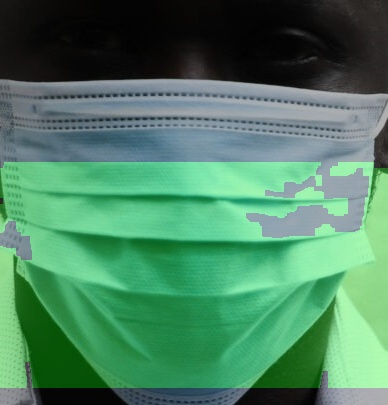
#> input picture segmentation/results/region_segmentation/overlays/000000.jpg, 388 x 405 px
$ python -i traditional_segmentation.py   (imports and definitions only)
#> lines starting #> are read from the running program, lines starting #| are printed output that depends on the picture; after the words box and inside, x2 and y2 are one past the last pixel; in counts of white or black regions, pixels touching at a corner belong together
import cv2
import numpy as np
import pandas as pd
import os
from sklearn.metrics import precision_score, recall_score, f1_score
import glob
import matplotlib.pyplot as plt
import sys
# Add parent directory to path
sys.path.append(os.path.dirname(os.path.dirname(os.path.abspath(__file__))))

from dataset.data_download import download_from_gdrive
from utils.variables import *

# [33 lines left out: functions load_dataset, calculate_metrics, not called in this run]

def detect_face(image):
    """
    Detect face in the image using Haar Cascade
    """
    height, width = image.shape[:2]

    face_cascade = cv2.CascadeClassifier(cv2.data.haarcascades + 'haarcascade_frontalface_default.xml')

    # Not necessary to convert to grayscale only to save time
    gray = cv2.cvtColor(image, cv2.COLOR_BGR2GRAY)

    faces = face_cascade.detectMultiScale(gray, 1.1, 4)

    if len(faces) > 0:
        return max(faces, key=lambda rect: rect[2] * rect[3])
    else:
        return (0, 0, width, int(height * 0.8))

def segment_mask_region(image):
    """
    Segment mask regions using simple region-based methods
    """
    height, width = image.shape[:2]
    mask = np.zeros((height, width), dtype=np.uint8)

    face_rect = detect_face(image)
    x, y, w, h = face_rect

    # Focus on the lower part of the face (generally where the mask is)
    mask_region_y = y + int(0.5 * h)
    mask_region_h = int(0.7 * h)      # Cover lower portion of face

    mask_region_bottom = min(height, mask_region_y + mask_region_h)

    # ROI
    roi = image[mask_region_y:mask_region_bottom, x:x+w]

    gray_roi = cv2.cvtColor(roi, cv2.COLOR_BGR2GRAY)
    hsv_roi = cv2.cvtColor(roi, cv2.COLOR_BGR2HSV)

    # Basic thresholding to extract potential mask regions
    # Edge-based approach
    blurred = cv2.GaussianBlur(gray_roi, (5, 5), 0)
    edges = cv2.Canny(blurred, 50, 150)

    # Color-based approach for common mask colors
    # Blue masks
    lower_blue = np.array([90, 50, 50])
    upper_blue = np.array([140, 255, 255])
    blue_mask = cv2.inRange(hsv_roi, lower_blue, upper_blue)

    # White masks
    lower_white = np.array([0, 0, 180])
    upper_white = np.array([180, 30, 255])
    white_mask = cv2.inRange(hsv_roi, lower_white, upper_white)

    # Black masks
    lower_black = np.array([0, 0, 0])
    upper_black = np.array([180, 255, 50])
    black_mask = cv2.inRange(hsv_roi, lower_black, upper_black)

    color_mask = cv2.bitwise_or(blue_mask, white_mask)
    color_mask = cv2.bitwise_or(color_mask, black_mask)

    combined_mask = cv2.bitwise_or(edges, color_mask)

    # Morphological operations
    kernel = np.ones((5, 5), np.uint8)
    combined_mask = cv2.morphologyEx(combined_mask, cv2.MORPH_CLOSE, kernel)
    # Remove small noise
    combined_mask = cv2.morphologyEx(combined_mask, cv2.MORPH_OPEN, kernel)

    contours, _ = cv2.findContours(combined_mask, cv2.RETR_EXTERNAL, cv2.CHAIN_APPROX_SIMPLE)

    if contours:
        min_area = 0.005 * (width * height)  # 0.5% of the total image area
        significant_contours = [cnt for cnt in contours if cv2.contourArea(cnt) > min_area]

        top_contours = sorted(significant_contours, key=cv2.contourArea, reverse=True)[:3]

        temp_mask = np.zeros_like(combined_mask)
        cv2.drawContours(temp_mask, top_contours, -1, 255, -1)
        combined_mask = temp_mask

    mask[mask_region_y:mask_region_bottom, x:x+w] = combined_mask

    return mask

# [155 lines left out: functions create_mask_overlay, create_directories, safe_image_read, find_matching_file, visualize_results, process_dataset and 1 more, not called in this run]

# [2 lines not run here, left out]

>>> import cv2
>>> picture = cv2.imread('results/region_segmentation/overlays/000000.jpg')
#> picture is the input picture: shape (405, 388, 3); mean B, G, R 98.9, 130.4, 75.8
>>> result = segment_mask_region(picture)
#> in detect_face, `gray = cv2.cvtColor(image, cv2.COLOR_BGR2GRAY)`:
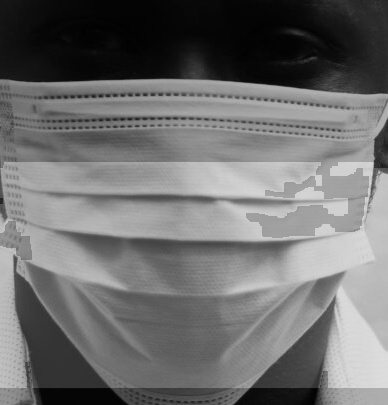
#> gray: shape (405, 388); min 0, max 222, mean 110.5
#> in detect_face, `faces = face_cascade.detectMultiScale(gray, 1.1, 4)`: faces = ()
#> in segment_mask_region, `face_rect = detect_face(image)`: face_rect = (0, 0, 388, 324)
#> in segment_mask_region, `x, y, w, h = face_rect`: x = 0; w = 388; h = 324
#> in segment_mask_region, `mask_region_y = y + int(0.5 * h)`: mask_region_y = 162
#> in segment_mask_region, `mask_region_h = int(0.7 * h)`: mask_region_h = 226
#> in segment_mask_region, `mask_region_bottom = min(height, mask_region_y + mask_region_h)`: mask_region_bottom = 388
#> in segment_mask_region, `roi = image[mask_region_y:mask_region_bottom, x:x+w]`:
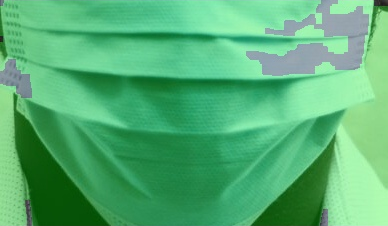
#> roi: shape (226, 388, 3); mean B, G, R 117, 176.9, 85.1
#> in segment_mask_region, `gray_roi = cv2.cvtColor(roi, cv2.COLOR_BGR2GRAY)`:
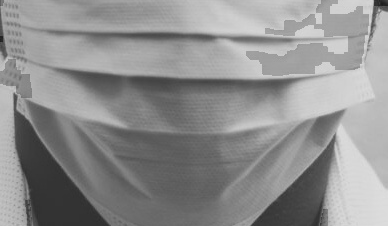
#> gray_roi: shape (226, 388); min 29, max 222, mean 142.6
#> in segment_mask_region, `hsv_roi = cv2.cvtColor(roi, cv2.COLOR_BGR2HSV)`: hsv_roi: shape (226, 388, 3); mean H, S, V 71.1, 142, 177.4
#> in segment_mask_region, `edges = cv2.Canny(blurred, 50, 150)`:
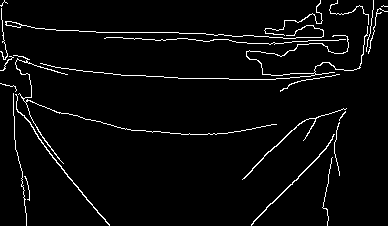
#> edges: shape (226, 388); 3.7% white in thin lines or dots
#> in segment_mask_region, `blue_mask = cv2.inRange(hsv_roi, lower_blue, upper_blue)`:
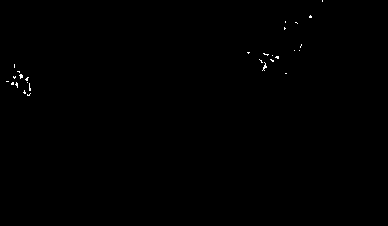
#> blue_mask: shape (226, 388); 0.18% white in thin lines or dots, all inside (x1, y1, x2, y2) = (6, 0, 323, 96)
#> in segment_mask_region, `white_mask = cv2.inRange(hsv_roi, lower_white, upper_white)`: white_mask: shape (226, 388); every value is 0
#> in segment_mask_region, `black_mask = cv2.inRange(hsv_roi, lower_black, upper_black)`:
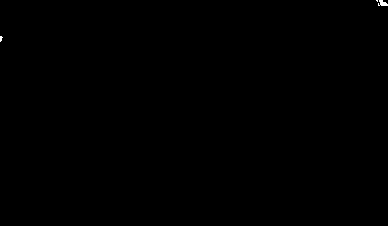
#> black_mask: shape (226, 388); 0.06% white; 3 white regions (2 under 20 px), largest, box (x1, y1, x2, y2) and area: (378, 0, 388, 6) 40
#> in segment_mask_region, `color_mask = cv2.bitwise_or(color_mask, black_mask)`: color_mask: shape (226, 388); 0.25% white in thin lines or dots, all inside (x1, y1, x2, y2) = (0, 0, 388, 96)
#> in segment_mask_region, `combined_mask = cv2.bitwise_or(edges, color_mask)`: combined_mask: shape (226, 388); 3.9% white in thin lines or dots
#> in segment_mask_region, `combined_mask = cv2.morphologyEx(combined_mask, cv2.MORPH_CLOSE, kernel)`: combined_mask: shape (226, 388); 6.6% white; 2 white regions, box (x1, y1, x2, y2) and area: (0, 0, 388, 226) 5163, (242, 108, 347, 226) 597
#> in segment_mask_region, `combined_mask = cv2.morphologyEx(combined_mask, cv2.MORPH_OPEN, kernel)`:
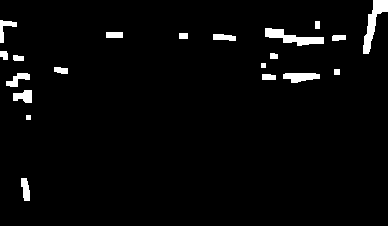
#> combined_mask: shape (226, 388); 3.1% white; 20 white regions
#> in segment_mask_region, `contours, _ = cv2.findContours(combined_mask, cv2.RETR_EXTERNAL, cv2.C..`: contours = 20 contours, 2 with area under 20; largest, box (x1, y1, x2, y2) and area: (363, 0, 388, 54) 445, (265, 28, 324, 46) 410, (283, 73, 320, 83) 228, (13, 90, 32, 103) 152, (6, 73, 30, 87) 136
#> in segment_mask_region, `significant_contours = [cnt for cnt in contours if cv2.contourArea(cnt..`: significant_contours = []
#> in segment_mask_region, `mask[mask_region_y:mask_region_bottom, x:x+w] = combined_mask`: mask: shape (405, 388); every value is 0

$ run again, on segmentation/results/region_segmentation/overlays/000007.jpg
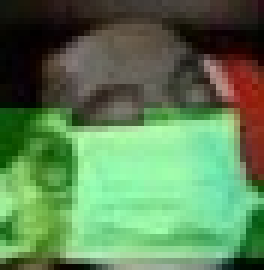
#> input picture segmentation/results/region_segmentation/overlays/000007.jpg, 44 x 45 px (shown 6 times larger)
#> picture is the input picture: shape (45, 44, 3); mean B, G, R 85.9, 129.6, 92.9
#> faces = ()
#> face_rect = (0, 0, 44, 36)
#> x = 0; w = 44; h = 36
#> mask_region_y = 18
#> mask_region_h = 25
#> mask_region_bottom = 43
#> hsv_roi: shape (25, 44, 3); mean H, S, V 58.8, 123.7, 191.7
#> in segment_mask_region, `edges = cv2.Canny(blurred, 50, 150)`:
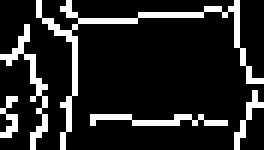
#> edges: shape (25, 44) (shown 6 times larger); 14.6% white in thin lines or dots
#> blue_mask: shape (25, 44); every value is 0
#> contours = 4 contours, 1 with area under 20; largest, box (x1, y1, x2, y2) and area: (0, 14, 13, 25) 104, (23, 0, 40, 3) 32, (6, 0, 13, 6) 30
#> significant_contours has the same summary as contours
#> top_contours = 3 contours; box (x1, y1, x2, y2) and area: (0, 14, 13, 25) 104, (23, 0, 40, 3) 32, (6, 0, 13, 6) 30
#> temp_mask: shape (25, 44); 19.9% white; 3 white regions, box (x1, y1, x2, y2) and area: (0, 14, 13, 25) 126, (23, 0, 40, 3) 51, (6, 0, 13, 6) 42
#> in segment_mask_region, `mask[mask_region_y:mask_region_bottom, x:x+w] = combined_mask`:
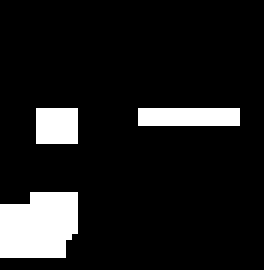
#> mask: shape (45, 44) (shown 6 times larger); 11.1% white; 3 white regions, box (x1, y1, x2, y2) and area: (0, 32, 13, 43) 126, (23, 18, 40, 21) 51, (6, 18, 13, 24) 42
